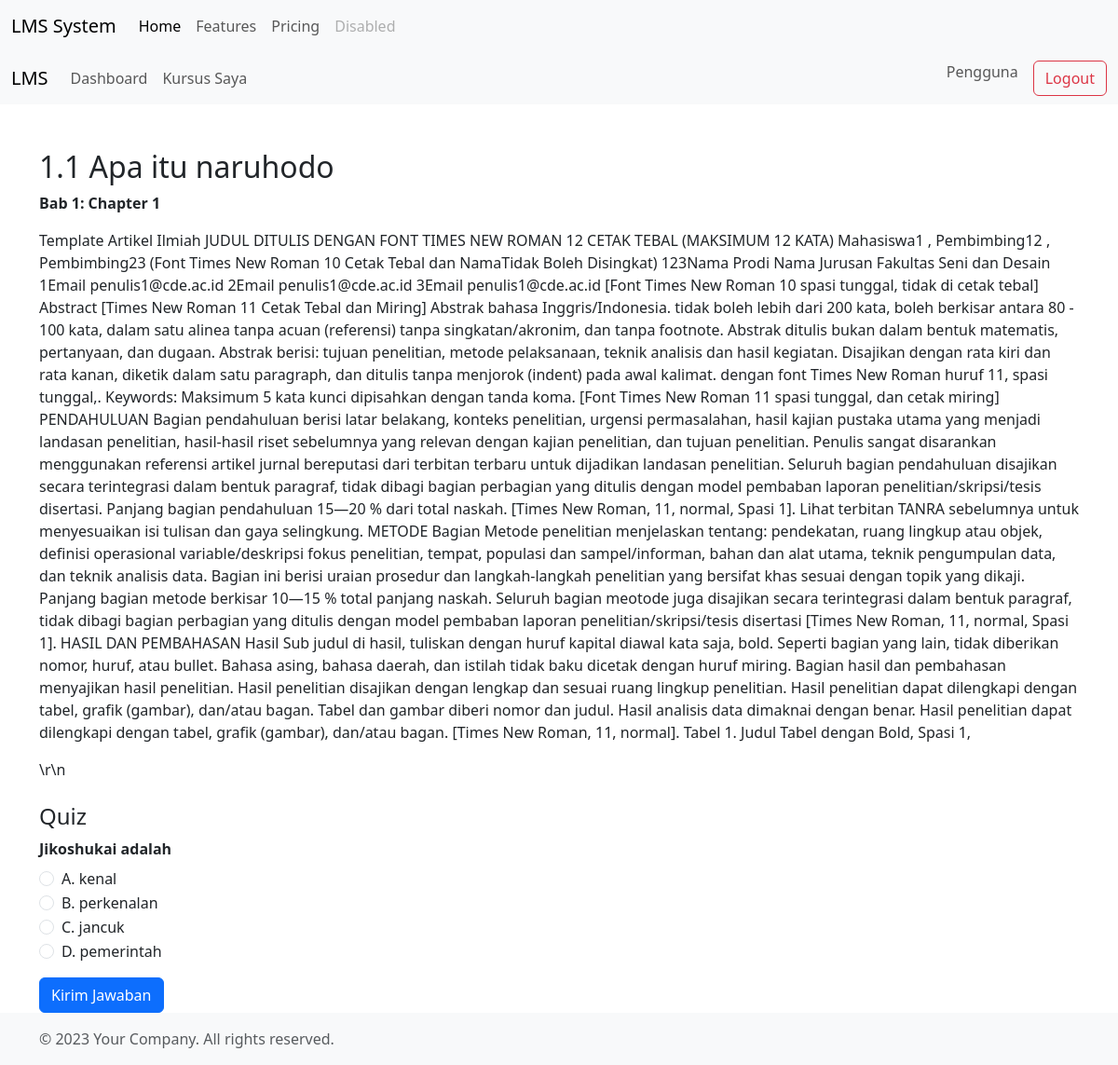
Page /student/course_content.php?course_id=12&sub_chapter_id=3 (signed in) on the committed database.
### tables this page shows
CREATE TABLE `sub_chapters` (
  `id` int(11) NOT NULL,
  `chapter_id` int(11) NOT NULL,
  `title` varchar(255) NOT NULL,
  `content` text DEFAULT NULL,
  `created_at` timestamp NOT NULL DEFAULT current_timestamp()
);

CREATE TABLE `chapters` (
  `id` int(11) NOT NULL,
  `course_id` int(11) NOT NULL,
  `title` varchar(255) NOT NULL,
  `content` text DEFAULT NULL,
  `created_at` timestamp NOT NULL DEFAULT current_timestamp(),
  `chapter_number` int(11) DEFAULT NULL
);

CREATE TABLE `quizzes` (
  `id` int(11) NOT NULL,
  `sub_chapter_id` int(11) NOT NULL,
  `question` text NOT NULL,
  `option_a` varchar(255) NOT NULL,
  `option_b` varchar(255) NOT NULL,
  `option_c` varchar(255) NOT NULL,
  `option_d` varchar(255) NOT NULL,
  `correct_option` enum('a','b','c','d') NOT NULL
);

### student/course_content.php (the view, shortened to what this page needs)
<?php
require_once '../includes/db_connect.php';
$student_id = $_SESSION['user_id'];
$course_id = intval($_GET['course_id']);
$sub_chapter_id = intval($_GET['sub_chapter_id']);
$sql_sub_chapter = "SELECT sc.*, c.title as chapter_title, c.chapter_number
                    FROM sub_chapters sc
                    JOIN chapters c ON sc.chapter_id = c.id
                    WHERE sc.id = ?";
$stmt_sub = $conn->prepare($sql_sub_chapter);
$stmt_sub->bind_param("i", $sub_chapter_id);
$stmt_sub->execute();
$sub_chapter = $stmt_sub->get_result()->fetch_assoc();
$sql_quiz = "SELECT * FROM quizzes WHERE sub_chapter_id = ?";
$stmt_quiz = $conn->prepare($sql_quiz);
$stmt_quiz->bind_param("i", $sub_chapter_id);
$stmt_quiz->execute();
$quiz = $stmt_quiz->get_result()->fetch_assoc();
if($quiz){
    $sql_quiz_completion = "SELECT * FROM quiz_completions WHERE student_id = ? AND quiz_id = ?";
    $stmt_qc = $conn->prepare($sql_quiz_completion);
    $stmt_qc->bind_param("ii", $student_id, $quiz['id']);
    $stmt_qc->execute();
    $qc_result = $stmt_qc->get_result();
    $has_completed = $qc_result->num_rows > 0;
    $qc = $qc_result->fetch_assoc();
} else {
    $can_view_content = true;
}
?>
<!DOCTYPE html>
<html lang="id">
<head>
    <?php include '../includes/header.php'; ?>
</head>
<body>
    <?php include '../includes/navbar.php'; ?>
    <div class="container mt-5">
        <h2><?= htmlspecialchars($sub_chapter['title']) ?></h2>
        <p><strong>Bab <?= $sub_chapter['chapter_number'] ?>: <?= htmlspecialchars($sub_chapter['chapter_title']) ?></strong></p>
        <div class="mb-4">
            <?= $sub_chapter['content'] ?>
        </div>
        <?php if($quiz): ?>
            <?php if(!$has_completed || !$qc['is_passed']): ?>
                <h4>Quiz</h4>
                <form method="POST" action="submit_quiz.php">
                    <div class="mb-3">
                        <label class="form-label"><strong><?= htmlspecialchars($quiz['question']) ?></strong></label>
                        <div class="form-check">
                            <input class="form-check-input" type="radio" name="answer" id="optionA" value="a" required>
                            <label class="form-check-label" for="optionA">
                                A. <?= htmlspecialchars($quiz['option_a']) ?>
                            </label>
                        </div>
                        <div class="form-check">
                            <input class="form-check-input" type="radio" name="answer" id="optionB" value="b" required>
                            <label class="form-check-label" for="optionB">
                                B. <?= htmlspecialchars($quiz['option_b']) ?>
                            </label>
                        </div>
                        <div class="form-check">
                            <input class="form-check-input" type="radio" name="answer" id="optionC" value="c" required>
                            <label class="form-check-label" for="optionC">
                                C. <?= htmlspecialchars($quiz['option_c']) ?>
                            </label>
                        </div>
                        <div class="form-check">
                            <input class="form-check-input" type="radio" name="answer" id="optionD" value="d" required>
                            <label class="form-check-label" for="optionD">
                                D. <?= htmlspecialchars($quiz['option_d']) ?>
                            </label>
                        </div>
                    </div>
                    <button type="submit" class="btn btn-primary">Kirim Jawaban</button>
                </form>
            <?php elseif($qc['is_passed']): ?>
                <div class="alert alert-success">Anda telah menyelesaikan kuis ini dengan baik. Silakan lanjut ke chapter berikutnya.</div>
                <a href="next_chapter.php?course_id=<?= $course_id ?>&current_sub_chapter_id=<?= $sub_chapter_id ?>" class="btn btn-success">Lanjut ke Chapter Berikutnya</a>
            <?php else: ?>
                <div class="alert alert-danger">Anda belum memenuhi kriteria untuk melanjutkan.</div>
                <button class="btn btn-secondary" disabled>Lanjut ke Chapter Berikutnya</button>
            <?php endif; ?>
        <?php endif; ?>
    </div>
    <?php include '../includes/footer.php'; ?>
</body>
</html>

### rows in the picture
sub_chapters: title "1.1 Apa itu naruhodo", chapter.chapter_number "1", chapter.title "Chapter 1", content "Template Artikel Ilmiah JUDUL DITULIS DENGAN FONT TIMES NEW ROMAN 12 CETAK TEBAL (MAKSIMUM 12 KATA) Mahasiswa1 , Pembimbing12 , Pembimbing23 (Font Times New Roman 10 Cetak Tebal dan NamaTidak Boleh Disingkat) 123Nama Prodi Nama Jurusan Fakultas Seni dan Desain 1Email penulis1@cde.ac.id 2Email penulis1@cde.ac.id 3Email penulis1@cde.ac.id [Font Times New Roman 10 spasi tunggal, tidak di cetak tebal] Abstract [Times New Roman 11 Cetak Tebal dan Miring] Abstrak bahasa Inggris/Indonesia. tidak boleh lebih dari 200 kata, boleh berkisar antara 80 - 100 kata, dalam satu alinea tanpa acuan (referensi) tanpa singkatan/akronim, dan tanpa footnote. Abstrak ditulis bukan dalam bentuk matematis,…"
quizzes: question "Jikoshukai adalah", option_a "kenal", option_b "perkenalan", option_c "jancuk", option_d "pemerintah"

### other values in the picture
$username "Pengguna"
